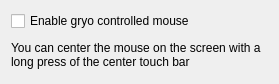
<?xml version="1.0" encoding="UTF-8"?>
<ui version="4.0">
 <class>GyroMouseControlSettings</class>
 <widget class="QWidget" name="GyroMouseControlSettings">
  <property name="geometry">
   <rect>
    <x>0</x>
    <y>0</y>
    <width>279</width>
    <height>84</height>
   </rect>
  </property>
  <property name="windowTitle">
   <string>GyroMouseControlSettings</string>
  </property>
  <layout class="QHBoxLayout" name="horizontalLayout">
   <item>
    <layout class="QVBoxLayout" name="verticalLayout">
     <item>
      <widget class="QCheckBox" name="gyroControlStateCheckBox">
       <property name="text">
        <string>Enable gryo controlled mouse</string>
       </property>
      </widget>
     </item>
     <item>
      <widget class="QLabel" name="gyroControlText">
       <property name="text">
        <string>You can center the mouse on the screen with a long press of the center touch bar</string>
       </property>
       <property name="wordWrap">
        <bool>true</bool>
       </property>
      </widget>
     </item>
    </layout>
   </item>
  </layout>
 </widget>
 <layoutdefault spacing="6" margin="11"/>
 <resources/>
 <connections/>
</ui>
